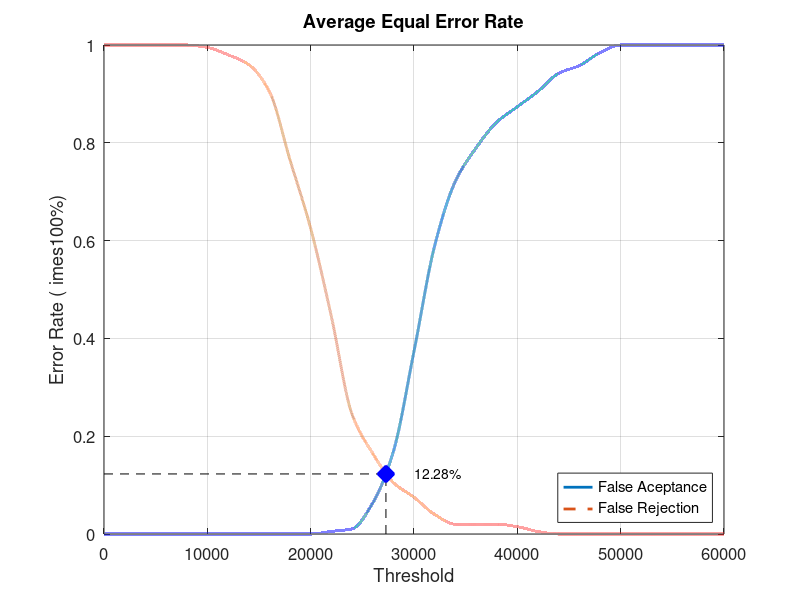
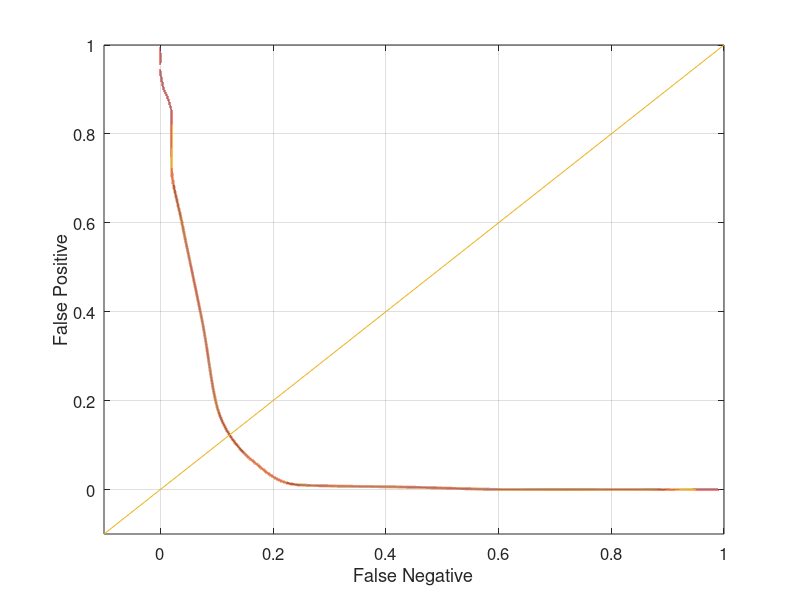

Here is the MATLAB script that generated these plots, in order:
close all;
clear;
clc;
x = 0:2000:60000;
xq = 0:0.5:60000;

y0 = [0 0 0 0 0 0 0 0 0 0 0 0.00526316 0.0105263 0.0631579 0.168421 0.373684 0.589474 0.721053 0.789474 0.842105 0.873684 0.905263 0.942105 0.957895 0.984211 1 1 1 1 1 1]
yy0 = interp1(x, y0, xq, 'pchip');
y1 = [1 1 1 1 1 0.995 0.98 0.96 0.905 0.765 0.625 0.445 0.245 0.165 0.105 0.075 0.04 0.02 0.02 0.02 0.015 0.005 0 0 0 0 0 0 0 0 0]
yy1 = interp1(x, y1, xq, 'pchip');

% Calculating EER: 
y2 = abs(y0 - y1);
find(y2 == min(y2))
yy2 = abs(yy0 - yy1);
xEER = find(yy2 == min(yy2));
xEERIndex = xq(xEER) % X-axis EER
yEER = yy0(xEER) % Y-axis EER

main = figure
plot(xq, yy0,'-','LineWidth', 2);	hold on
plot(xq, yy1,'--','LineWidth', 2);	hold on
plot([xEERIndex xEERIndex], [0 yEER], 'k--');	hold on
plot([0 xEERIndex], [yEER yEER], 'k--');	hold on
plot(xEERIndex, yEER, 'bx', 'LineWidth', 10);	hold on
text(xEERIndex + 10 * xEERIndex / 100, yEER, [num2str(round((10000 * yEER)) / 100) '%'])
legend('False Aceptance', 'False Rejection', 'Location', 'SouthEast')
xlabel('Threshold')
ylabel('Error Rate (	imes100%)')
title('Average Equal Error Rate')
set(gca, 'FontSize', 12)
axis([0 60000 0 1])
grid on

print(main, 'Database2_3Main', '-dpng');
FNRxFPR = figure('Color', [1 1 1]);
plot(yy1, yy0, '-', yy1, yy0, 'LineWidth', 2);
hold on
y = -0.1:0.1:1
plot(y, y); 
set(gca, 'FontSize', 12)
xlabel('False Negative')
ylabel('False Positive')
axis([-0.1 1 -0.1 1])
set(gca, 'FontSize', 12)
grid on

print(FNRxFPR, 'Database2_3FNRxFPR','-dpng');
